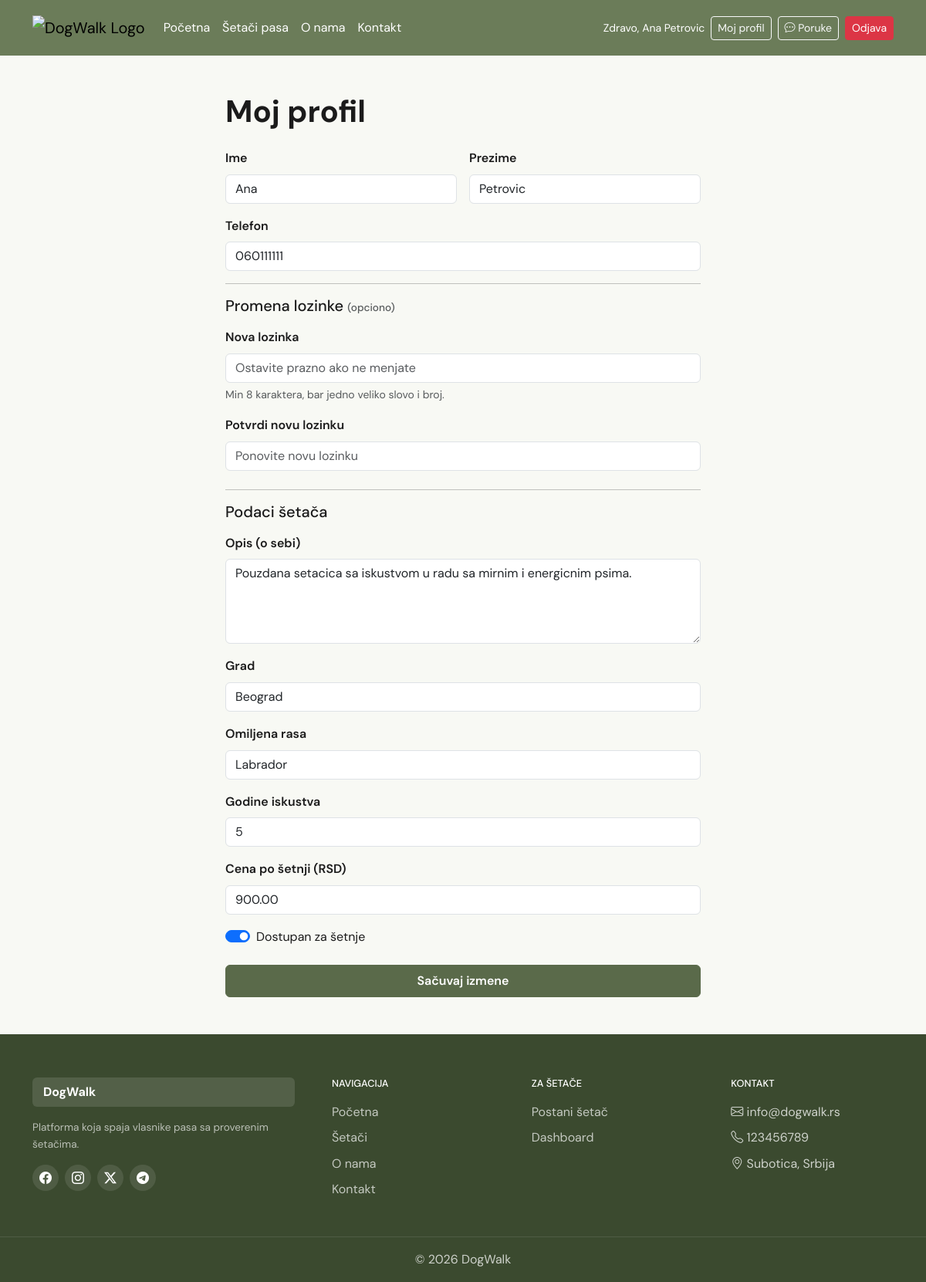
Screenshot of /profile.php (signed in) with the database file from the repository.
### tables this page shows
CREATE TABLE `users` (
  `id` int(10) UNSIGNED NOT NULL,
  `first_name` varchar(100) NOT NULL,
  `last_name` varchar(100) NOT NULL,
  `email` varchar(255) NOT NULL,
  `password_hash` varchar(255) NOT NULL,
  `phone` varchar(30) DEFAULT NULL,
  `address` varchar(255) DEFAULT NULL,
  `role` enum('owner','walker','admin') NOT NULL DEFAULT 'owner',
  `is_active` tinyint(1) NOT NULL DEFAULT 0,
  `is_approved` tinyint(1) NOT NULL DEFAULT 0,
  `is_banned` tinyint(1) NOT NULL DEFAULT 0,
  `activation_token` varchar(255) DEFAULT NULL,
  `reset_token` varchar(255) DEFAULT NULL,
  `reset_token_expires` datetime DEFAULT NULL,
  `created_at` datetime NOT NULL DEFAULT current_timestamp(),
  `updated_at` datetime NOT NULL DEFAULT current_timestamp() ON UPDATE current_timestamp()
);

CREATE TABLE `walker_profiles` (
  `id` int(10) UNSIGNED NOT NULL,
  `user_id` int(10) UNSIGNED NOT NULL,
  `photo` varchar(255) DEFAULT NULL,
  `description` text DEFAULT NULL,
  `favorite_breed` varchar(100) DEFAULT NULL,
  `experience_years` int(10) UNSIGNED NOT NULL DEFAULT 0,
  `city` varchar(100) DEFAULT NULL,
  `price_per_hour` decimal(8,2) DEFAULT NULL,
  `is_available` tinyint(1) NOT NULL DEFAULT 1,
  `created_at` datetime NOT NULL DEFAULT current_timestamp(),
  `updated_at` datetime NOT NULL DEFAULT current_timestamp() ON UPDATE current_timestamp()
);

### profile.php (the view, shortened to what this page needs)
<?php
$pdo = getDB();
$stmt = $pdo->prepare("SELECT * FROM users WHERE id = ?");
$stmt->execute([$_SESSION['user_id']]);
$user = $stmt->fetch();
$walkerProfile = null;
if ($user['role'] === 'walker') {
    $stmt2 = $pdo->prepare("SELECT * FROM walker_profiles WHERE user_id = ?");
    $stmt2->execute([$_SESSION['user_id']]);
    $walkerProfile = $stmt2->fetch();
}
?>
<!DOCTYPE html>
<html lang="sr">
<head>
    <link href="https://cdn.jsdelivr.net/npm/bootstrap@5.3.3/dist/css/bootstrap.min.css" rel="stylesheet"/>
    <link href="https://cdn.jsdelivr.net/npm/bootstrap-icons@1.11.3/font/bootstrap-icons.min.css" rel="stylesheet"/>
    <link rel="stylesheet" href="style.css">
</head>
<body>
<?php include 'navbar.php'; ?>
<main class="container py-5" style="max-width: 640px;">
    <h1 class="mb-4" style="font-family:'DM Sans',sans-serif;font-weight:700;">Moj profil</h1>
    <form action="update_profile.php" method="POST" id="profileForm" novalidate>
        <div class="row g-3 mb-3">
            <div class="col-6">
                <label class="form-label fw-semibold">Ime</label>
                <input type="text" name="first_name" class="form-control"
                       value="<?= htmlspecialchars($user['first_name']) ?>" required/>
            </div>
            <div class="col-6">
                <label class="form-label fw-semibold">Prezime</label>
                <input type="text" name="last_name" class="form-control"
                       value="<?= htmlspecialchars($user['last_name']) ?>" required/>
            </div>
        </div>
        <div class="mb-3">
            <label class="form-label fw-semibold">Telefon</label>
            <input type="tel" name="phone" class="form-control"
                   value="<?= htmlspecialchars($user['phone'] ?? '') ?>"/>
        </div>
        <hr/>
        <h5 class="mb-3">Promena lozinke <span class="text-muted" style="font-size:.85rem;">(opciono)</span></h5>
        <div class="mb-3">
            <label class="form-label fw-semibold">Nova lozinka</label>
            <input type="password" name="password" id="pwd" class="form-control"
                   placeholder="Ostavite prazno ako ne menjate"/>
            <div class="form-text">Min 8 karaktera, bar jedno veliko slovo i broj.</div>
        </div>
        <div class="mb-4">
            <label class="form-label fw-semibold">Potvrdi novu lozinku</label>
            <input type="password" name="password2" id="pwd2" class="form-control"
                   placeholder="Ponovite novu lozinku"/>
        </div>
        <?php if ($user['role'] === 'walker' && $walkerProfile): ?>
            <hr/>
            <h5 class="mb-3">Podaci šetača</h5>
            <div class="mb-3">
                <label class="form-label fw-semibold">Opis (o sebi)</label>
                <textarea name="walker_bio" class="form-control" rows="4"
                          placeholder="Recite nešto o sebi i iskustvu sa psima..."><?= htmlspecialchars($walkerProfile['description'] ?? '') ?></textarea>
            </div>
            <div class="mb-3">
                <label class="form-label fw-semibold">Grad</label>
                <input type="text" name="walker_city" class="form-control"
                       value="<?= htmlspecialchars($walkerProfile['city'] ?? '') ?>"/>
            </div>
            <div class="mb-3">
                <label class="form-label fw-semibold">Omiljena rasa</label>
                <input type="text" name="walker_breed" class="form-control"
                       value="<?= htmlspecialchars($walkerProfile['favorite_breed'] ?? '') ?>"/>
            </div>
            <div class="mb-3">
                <label class="form-label fw-semibold">Godine iskustva</label>
                <input type="number" name="walker_experience" class="form-control" min="0"
                       value="<?= (int)($walkerProfile['experience_years'] ?? 0) ?>"/>
            </div>
            <div class="mb-3">
                <label class="form-label fw-semibold">Cena po šetnji (RSD)</label>
                <input type="number" name="walker_price" class="form-control" min="0"
                       value="<?= htmlspecialchars($walkerProfile['price_per_hour'] ?? '') ?>"/>
            </div>
            <div class="mb-4 form-check form-switch">
                <input class="form-check-input" type="checkbox" name="walker_available"
                       id="availSwitch" <?= $walkerProfile['is_available'] ? 'checked' : '' ?>/>
                <label class="form-check-label" for="availSwitch">Dostupan za šetnje</label>
            </div>
        <?php endif; ?>
        <button type="submit" class="btn btn-success w-100 py-2 fw-semibold">Sačuvaj izmene</button>
    </form>
</main>
<?php include 'footer.php'; ?>
</body>
</html>

### Projekat_WalkDog/style.css (style rules this page uses)
:root { --color-primary: #2d6a4f; --color-primary-light: #52b788; --color-primary-dark: #1b4332; --color-accent: #f4a261; --color-bg: #f8f9f4; --color-card-bg: #ffffff; --color-text: #1b1b1b; --color-text-muted: #6c757d; --color-border: #e8ede5; --color-star-filled: #f4a261; --color-star-empty: #d0d0d0; --color-olive: #6b7c59; --color-olive-dark: #5a6a4a; --color-olive-light: #a8b59a; --font-display: 'Playfair Display', Georgia, serif; --font-body: 'DM Sans', sans-serif; --radius-card: 16px; --shadow-card: 0 2px 16px rgba(45, 106, 79, 0.08); --shadow-card-hover: 0 8px 32px rgba(45, 106, 79, 0.16); --transition-smooth: all 0.3s cubic-bezier(0.25, 0.8, 0.25, 1); }
*, *::before, *::after { box-sizing: border-box; }
html { scroll-behavior: smooth; }
body { margin: 0; font-family: var(--font-body); background-color: var(--color-bg); color: var(--color-text); line-height: 1.6; }
.btn-success { background-color: var(--color-olive-dark); border: 1px solid var(--color-olive-dark); }

### rows the page displays
users: first_name "Ana", last_name "Petrovic", phone "060111111"
walker_profiles: walker_bio "Pouzdana setacica sa iskustvom u radu sa mirnim i energicnim psima.", walker_city "Beograd", walker_breed "Labrador", walker_experience "5", walker_price "900.00", is_available "☑"

### other values shown
$_SESSION['user_name'] "Ana Petrovic"
